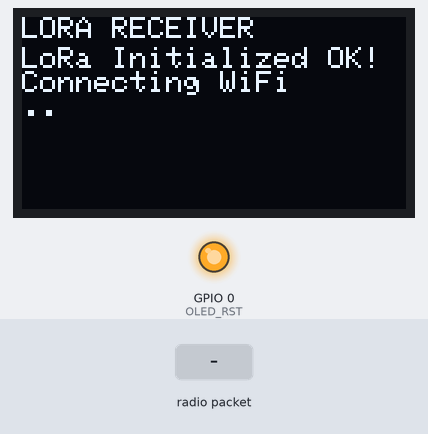
A sketch run on a simulated ESP32. Parts: 128×64 one-colour display, output pins drawn as LEDs (lit = HIGH). The inputs (shaded band) are chosen by the test bench. WiFi joins after 1.5 s; servers stay silent unless stated; the local clock reads 2024-03-15 10:24:30 at power-on unless the sketch sets it; no radio packets arrive unless stated; no MQTT or app messages arrive unless stated; what the sketch prints to the serial monitor is not drawn.

Above: at 0.7 s.
At 3.1 s:
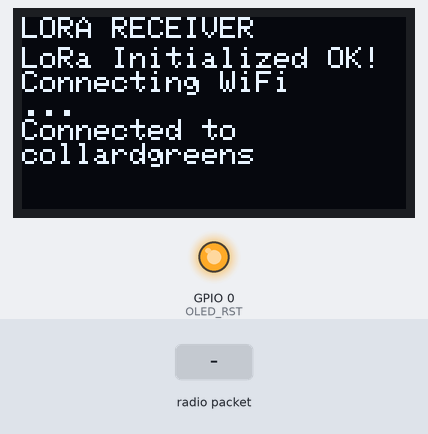
3.2 s: radio packet "off" arrives
Timing chart, 0 to 6.2 s (numbered marks = the images above; inputs shaded):
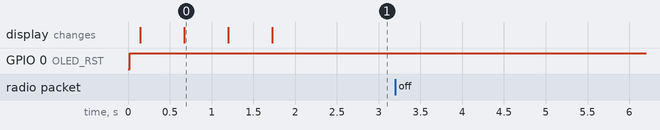

Measured:
- after the input at 3.2 s, every drawn part: stays the same

The sketch:

LoRa32_TTGO_Receiver.ino
```cpp
/*
See https://www.fernandok.com/2018/12/nao-perca-tempo-use-ntp.html
Also see https://github.com/hutscape/hutscape.github.io/tree/master/_tutorials/code/lora-duplex-a
and https://github.com/hutscape/hutscape.github.io/tree/master/_tutorials/code/lora-duplex-b
*/

// #define START_WIFI_MANAGER // uncomment to tell weather station to start wifi manager (can update firmware)

#include <SPI.h>
#include <LoRa.h>
#include <WiFi.h>
#include <ArduinoJson.h>
#include <WiFiClient.h>
#include <PubSubClient.h>

//Libraries for OLED Display
#include <Wire.h>
#include <Adafruit_GFX.h>
#include <Adafruit_SSD1306.h>

//define the pins used by the LoRa transceiver module
#define SCK 5
#define MISO 19
#define MOSI 27
#define CS 18
#define RST 23
#define DIO0 26

//433E6 for Asia
//866E6 for Europe
//915E6 for North America
#define BAND 915E6

//OLED pins
#define OLED_SDA 21
#define OLED_SCL 22
#define OLED_RST 0 // is this correct?
#define SCREEN_WIDTH 128 // OLED display width, in pixels
#define SCREEN_HEIGHT 64 // OLED display height, in pixels

int timeZone = -5;
unsigned long ntpTimeout;

//Nomes dos dias da semana
char* dayOfWeekNames[] = {"Sunday", "Monday", "Tuesday", "Wednesday", "Thursday", "Friday", "Saturday"};

Adafruit_SSD1306 display(SCREEN_WIDTH, SCREEN_HEIGHT, &Wire, OLED_RST);

//Struct com os dados do dia e hora
struct Date{
    int dayOfWeek;
    int day;
    int month;
    int year;
    int hours;
    int minutes;
    int seconds;
};

WiFiClient wifiClient;
PubSubClient mqttClient(wifiClient);
IPAddress mqttServer(192, 168, 1, 50);
const char *ssid = "collardgreens";
const char *passwd = "piccoloandochoarefriends";
const char *mqttUser = "homeassistant";
const char *mqttPass = "assistthisbitch";
const char *mqttSubTopic = "ha/outside/weather_station/cmd"; // commands sent by Home Assistant via MQTT
const char *mqttPubTopic = "ha/outside/weather_station/stat"; // sent to MQTT Server
const char *mqttIBTopic = "ha/outside/weather_station/ib"; // Home Assistant W.S. Input Boolean

bool pubInLoop = false; // mqtt publish once per radioLoop()

#ifdef START_WIFI_MANAGER
const int timeToSleepDefault = 2;
const bool configWiFiDefault = true;
#else
const int timeToSleepDefault = 10;
const bool configWiFiDefault = false;
#endif

int timeToSleep = timeToSleepDefault; // weather station will sleep this long if it receives the broadcast
bool configWiFi = configWiFiDefault; // weather station will start WiFiManager if true

int interval = 500;
long lastSendTime = 0;

byte localAddr = 0xAA;
byte destAddr = 0xBB;

void setup() {
  //initialize Serial Monitor
  Serial.begin(115200);

  //reset OLED display via software
  pinMode(OLED_RST, OUTPUT);
  digitalWrite(OLED_RST, LOW);
  delay(20);
  digitalWrite(OLED_RST, HIGH);

  //initialize OLED
  Wire.begin(OLED_SDA, OLED_SCL);
  if(!display.begin(SSD1306_SWITCHCAPVCC, 0x3c, false, false)) { // Address 0x3C for 128x32
    Serial.println(F("SSD1306 allocation failed"));
    for(;;); // Don't proceed, loop forever
  }

  display.clearDisplay();
  display.setTextColor(WHITE);
  display.setTextSize(1);
  display.setCursor(0,0);
  display.print("LORA RECEIVER");
  display.display();

  //SPI LoRa pins
  SPI.begin(SCK, MISO, MOSI, CS);
  //setup LoRa transceiver module
  LoRa.setPins(CS, RST, DIO0);

  if (!LoRa.begin(BAND)) {
    Serial.println("LoRa failed to start!");
    while (1);
  }
  Serial.println("LoRa Initialized OK!");
  display.setCursor(0,10);
  display.println("LoRa Initialized OK!");
  display.display();

  connectWiFi();
  connectMQTT();
  getNTPTime();
  radioLoop();

  ntpTimeout = millis();

  //Cria uma nova tarefa no core 0
  xTaskCreatePinnedToCore(
      wifiConnectionTask,     //Função que será executada
      "wifiConnectionTask",   //Nome da tarefa
      10000,                  //Tamanho da memória disponível (em WORDs)
      NULL,                   //Não vamos passar nenhum parametro
      2,                      //prioridade
      NULL,                   //Não precisamos de referência para a tarefa
      0);                     //Número do core
}

void connectWiFi() {
  Serial.println("Connecting WiFi");
  display.println("Connecting WiFi");

  //Troque pelo nome e senha da sua rede WiFi
  WiFi.begin(ssid, passwd);

  //Espera enquanto não estiver conectado
  while(WiFi.status() != WL_CONNECTED)
  {
      Serial.print(".");
      display.print(".");
      display.display();
      delay(500);
  }

  Serial.println();
  Serial.print("Connected to ");
  Serial.println(WiFi.SSID());

  display.println();
  display.println("Connected to ");
  display.println(WiFi.SSID());
  display.display();
}

void mqttCallback(char* topic, byte* message, unsigned int length) {
  Serial.print("Message arrived on topic: ");
  Serial.print(topic);
  Serial.print(". Message: ");
  String messageTemp;

  for (int i = 0; i < length; i++) {
    Serial.print((char)message[i]);
    messageTemp += (char)message[i];
  }
  Serial.println();

  if (String(topic) == mqttSubTopic) {
    Serial.println(messageTemp);
  }

  // update timeToSleep and configWiFi
  readJSON(messageTemp.c_str());
}

void connectMQTT() {
  mqttClient.setServer(mqttServer, 1883);
  mqttClient.setCallback(mqttCallback);
  checkMQTTConnection();
}

void reconnectMQTT() {
  while (!mqttClient.connected()) {
    Serial.print("Attempting MQTT Connection...");
    if (mqttClient.connect("TTGO_Lora", mqttUser, mqttPass)) {
      Serial.println("connected");
      mqttClient.subscribe(mqttSubTopic);
    }
    else {
      Serial.print("failed, rc=");
      Serial.print(mqttClient.state());
      Serial.println(", trying again in 5 seconds");

      delay(5000);
    }
  }
}

void checkMQTTConnection() {
  if (!mqttClient.connected()) {
    reconnectMQTT();
  }
}

void mqttPublish(char *packet) {
    if (packet != "") {
    const char *msg = "Published to MQTT Server";
    Serial.println(msg);
    Serial.println(packet);

    mqttClient.publish(mqttPubTopic, packet);
  }
}

//Tarefa que verifica se a conexão caiu e tenta reconectar
void wifiConnectionTask(void* param) {
  while(true) {
      //Se a WiFi não está conectada
      if(WiFi.status() != WL_CONNECTED) {
          connectWiFi();
      }
      //Delay de 100 ticks
      vTaskDelay(100);
  }
}

void getNTPTime() {
  configTime(timeZone * 3600, 3600, "192.168.1.1");
}

Date getDate() {
  struct tm timeinfo;

  Date date;

  if (!getLocalTime(&timeinfo)) {
    Serial.println("Failed to obtain time");
  }
  date.year = timeinfo.tm_year + 1900;
  date.month = timeinfo.tm_mon + 1;
  date.day = timeinfo.tm_mday;
  date.hours = timeinfo.tm_hour;
  date.minutes = timeinfo.tm_min;
  date.seconds = timeinfo.tm_sec;
  date.dayOfWeek = timeinfo.tm_wday;

  return date;
}

bool readJSON(const char *json) {
  DynamicJsonDocument doc(256);
  DeserializationError error = deserializeJson(doc, json, 256);

  if (error) {
    Serial.println("Deserialization error!");
    return false;
  }

  if (doc.containsKey("tts")) {
    timeToSleep = doc["tts"];  // update timeToSleep
  }
  if (doc.containsKey("configWiFi")) {
    configWiFi = doc["configWiFi"]; // update configWiFi
  }
  if (doc.containsKey("haIBCmd")) { // weather station received command
    if (doc["haIBCmd"] == "off") {
      // send mqtt to HA - disable the input boolean
      uint8_t msg[4] = "off";
      mqttClient.publish(mqttIBTopic, msg, sizeof(msg), true);
    }
  }

  return true;
}

int writeJSON(char *json) {
  DynamicJsonDocument doc(256);

  Date date = getDate();
  char out[128];

  doc["time"][0] = date.year;
  doc["time"][1] = date.month;
  doc["time"][2] = date.day;
  doc["time"][3] = date.hours;
  doc["time"][4] = date.minutes;
  doc["time"][5] = date.seconds;

  doc["recv"] = (int)pubInLoop;
  doc["tts"] = (int)timeToSleep;
  doc["configWiFi"] = (int)configWiFi;

  serializeJson(doc, json, 128);
  return measureJson(doc); // return json length
}

void receiveLoRa() {
  String loraData;
  DynamicJsonDocument doc(256);

  int packetSize = LoRa.parsePacket();
  if (packetSize) {
    byte recipient = LoRa.read();
    byte sender = LoRa.read();
    byte incomingLen = LoRa.read();

    while(LoRa.available()) {
      loraData += (char)LoRa.read();
    }

    if (incomingLen != loraData.length()) {
      Serial.println("Error: Message length does not match length");
      return;
    }
    if (recipient != localAddr) {
      Serial.println("Error: Recipient address does not match local address");
      return;
    }

    char *loraJSON = &loraData[0];
    if (readJSON(loraJSON)) {
      Serial.print("Received packet ");
      Serial.println(loraJSON);
      int rssi = LoRa.packetRssi();
      Serial.printf(" with RSSI %d\n", rssi);

      if (!pubInLoop) {
        pubInLoop = true;

        mqttPublish(loraJSON);
        Serial.println();

        display.clearDisplay();
        display.setCursor(0, 0);
        display.println("Published to MQTT");
        Date date = getDate();
        display.printf("%02d/%02d/%d  %02d:%02d:%02d\n",
            date.month,
            date.day,
            date.year,
            date.hours,
            date.minutes,
            date.seconds);
        display.display();
      }
      else {
        Serial.println("Already published to MQTT");
      }
    }
  }
}

void sendLoRa() {
  char wsJSON[256];
  int jsonLen = writeJSON(wsJSON);

  Serial.print("Sending packet: ");
  Serial.println(wsJSON);

  //Send LoRa packet to receiver
  LoRa.beginPacket();
  LoRa.write(destAddr);
  LoRa.write(localAddr);
  LoRa.write(jsonLen);
  LoRa.print(wsJSON);
  LoRa.endPacket();
}

void radioLoop() {
  int del = 250;
  int tries = 10;
  pubInLoop = false;

  getNTPTime();
  for (int i = 0; i < tries; i++) {
    sendLoRa();
    delay(del);
    for (int j = 0; j < tries; j++) {
      receiveLoRa();
      delay(del);
    }
  }
}

void loop() {
  // timeToSleep = timeToSleepDefault;
  // configWiFi = configWiFiDefault;

  checkMQTTConnection();
  mqttClient.loop();

  if (millis() - ntpTimeout >= 5000) { // every 5 secs
    radioLoop();
    ntpTimeout = millis();
  }

  delay(100);
}
```
